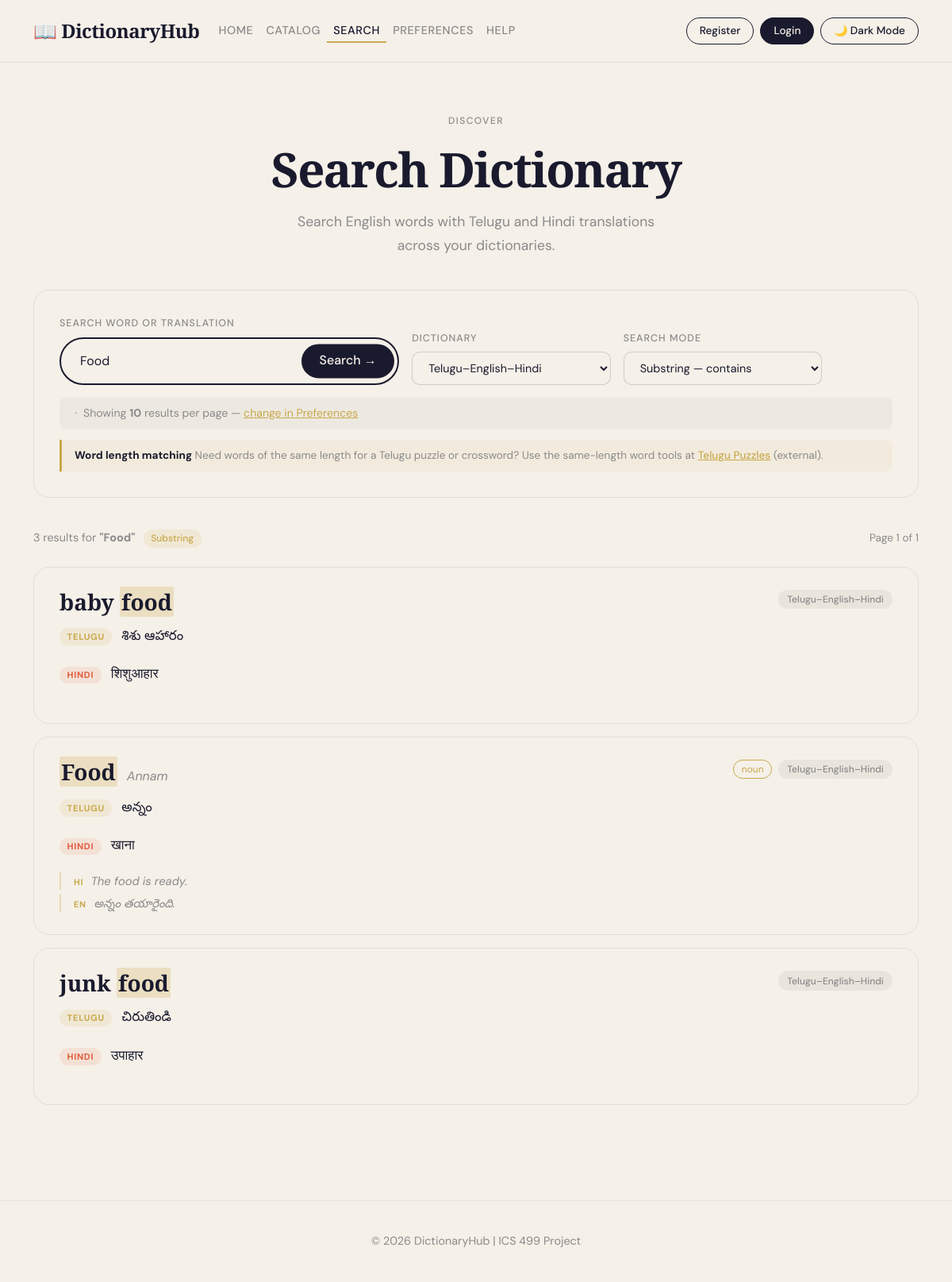
Screenshot of /index.php?page=search&q=Food&mode=substring with the database file from the repository.
### tables this page shows
CREATE TABLE `dictionary_entries` (
  `id` int(10) UNSIGNED NOT NULL,
  `dictionary_id` int(10) UNSIGNED NOT NULL,
  `word` varchar(500) DEFAULT NULL,
  `telugu` varchar(500) DEFAULT NULL,
  `hindi` varchar(500) DEFAULT NULL,
  `transliteration` varchar(500) DEFAULT NULL,
  `part_of_speech` varchar(100) DEFAULT '',
  `example_source` text DEFAULT NULL,
  `example_target` text DEFAULT NULL,
  `created_at` timestamp NOT NULL DEFAULT current_timestamp()
);

CREATE TABLE `dictionaries` (
  `id` int(10) UNSIGNED NOT NULL,
  `name` varchar(255) NOT NULL,
  `description` text DEFAULT NULL,
  `source_lang` varchar(50) NOT NULL DEFAULT 'Telugu',
  `target_lang` varchar(50) NOT NULL DEFAULT 'English',
  `created_by` int(10) UNSIGNED DEFAULT NULL,
  `created_at` timestamp NOT NULL DEFAULT current_timestamp()
);

### index.php (called while the page is built, shortened)
<?php
require_once 'includes/db.php';
require_once 'includes/preferences_helper.php';
$page = isset($_GET['page']) ? $_GET['page'] : 'home';
?>
<?php include 'includes/header.php'; ?>
<?php include "pages/{$page}.php"; ?>
<?php include 'includes/footer.php'; ?>

### includes/preferences_helper.php (called while the page is built, shortened)
<?php
function get_preference($key, $db, $user_id = null) {
    $cookie_val = get_cookie_pref($key);
    return get_default_pref($key);
}
function get_cookie_pref($key) {
    switch ($key) {
        case 'theme':
            $val = $_COOKIE[COOKIE_THEME] ?? null;
            return ($val && in_array($val, VALID_THEMES)) ? $val : null;
        case 'results_per_page':
            $val = isset($_COOKIE[COOKIE_RESULTS]) ? intval($_COOKIE[COOKIE_RESULTS]) : null;
            return ($val && in_array($val, VALID_RESULTS)) ? $val : null;
        case 'default_dict':
            $val = isset($_COOKIE[COOKIE_DICT]) ? intval($_COOKIE[COOKIE_DICT]) : null;
            return ($val && $val > 0) ? $val : null;
    }
    return null;
}
function get_default_pref($key) {
    return match($key) {
        'theme'            => DEFAULT_THEME,
        'results_per_page' => DEFAULT_RESULTS,
        'default_dict'     => DEFAULT_DICT_ID,
        default            => null,
    };
}
function load_all_preferences($db, $user_id = null) {
    return [
        'theme'            => get_preference('theme',            $db, $user_id),
        'results_per_page' => get_preference('results_per_page', $db, $user_id),
        'default_dict'     => get_preference('default_dict',     $db, $user_id),
    ];
}

### includes/dictionary_search.php (called while the page is built, shortened)
<?php
function indiclex_build_like_pattern(string $mode, string $query): string
{
    return match ($mode) {
        'exact'     => $query,
        'prefix'    => $query . '%',
        'suffix'    => '%' . $query,
        'substring' => '%' . $query . '%',
        default     => '%' . $query . '%',
    };
}
function indiclex_dictionary_search(mysqli $db, string $query, string $mode, $dict_id, int $limit, int $offset): array
{
    $pattern = indiclex_build_like_pattern($mode, $query);
    $limit   = max(1, $limit);
    $offset  = max(0, $offset);
    try {
        if ($dict_id === 'all' || $dict_id === '') {
            $where      = '(de.word LIKE ? OR de.telugu LIKE ? OR de.hindi LIKE ? OR de.transliteration LIKE ?)';
            $count_sql  = "SELECT COUNT(*) AS total FROM dictionary_entries de WHERE {$where}";
            $result_sql = "SELECT de.*, d.name AS dictionary_name
                           FROM dictionary_entries de
                           JOIN dictionaries d ON de.dictionary_id = d.id
                           WHERE {$where}
                           ORDER BY de.word ASC
                           LIMIT ? OFFSET ?";
            $count_stmt = $db->prepare($count_sql);
            if (!$count_stmt) {
                return ['ok' => false, 'error' => $db->error];
            }
            $count_stmt->bind_param('ssss', $pattern, $pattern, $pattern, $pattern);
            $count_stmt->execute();
            $total = (int) $count_stmt->get_result()->fetch_assoc()['total'];
            $count_stmt->close();
            $stmt = $db->prepare($result_sql);
            if (!$stmt) {
                return ['ok' => false, 'error' => $db->error];
            }
            $stmt->bind_param('ssssii', $pattern, $pattern, $pattern, $pattern, $limit, $offset);
        } else {
            $dict_id_int = (int) $dict_id;
            $where       = '(de.word LIKE ? OR de.telugu LIKE ? OR de.hindi LIKE ? OR de.transliteration LIKE ?) AND de.dictionary_id = ?';
            $count_sql   = "SELECT COUNT(*) AS total FROM dictionary_entries de WHERE {$where}";
            $result_sql  = "SELECT de.*, d.name AS dictionary_name
                            FROM dictionary_entries de
                            JOIN dictionaries d ON de.dictionary_id = d.id
                            WHERE {$where}
                            ORDER BY de.word ASC
                            LIMIT ? OFFSET ?";
            $count_stmt = $db->prepare($count_sql);
            $count_stmt->bind_param('ssssi', $pattern, $pattern, $pattern, $pattern, $dict_id_int);
            $count_stmt->execute();
            $total = (int) $count_stmt->get_result()->fetch_assoc()['total'];
            $stmt = $db->prepare($result_sql);
            $stmt->bind_param('ssssiii', $pattern, $pattern, $pattern, $pattern, $dict_id_int, $limit, $offset);
        }
        $stmt->execute();
        $res  = $stmt->get_result();
        $rows = [];
        while ($row = $res->fetch_assoc()) {
            $rows[] = $row;
        }
        return ['ok' => true, 'total' => $total, 'rows' => $rows];
    } catch (Throwable $e) {
        return ['ok' => false, 'error' => $e->getMessage()];
    }
}

### pages/search.php (the view, shortened to what this page needs)
<?php
require_once __DIR__ . '/../includes/db.php';
require_once __DIR__ . '/../includes/preferences_helper.php';
require_once __DIR__ . '/../includes/dictionary_search.php';
$prefs = load_all_preferences($db, null);
$results_per_page = $prefs['results_per_page'];
$query       = trim($_GET['q']           ?? '');
$mode        = $_GET['mode']             ?? 'substring';
$dict_id     = $_GET['dictionary_id']   ?? $prefs['default_dict'];
$page        = max(1, intval($_GET['p'] ?? 1));
$offset      = ($page - 1) * $results_per_page;
$dictionaries = [];
$dict_result  = $db->query("SELECT id, name FROM dictionaries ORDER BY name ASC");
if ($dict_result) {
    while ($row = $dict_result->fetch_assoc()) {
        $dictionaries[] = $row;
    }
}
$results    = [];
$total      = 0;
$searched   = false;
$error      = '';
if ($query !== '') {
    $searched = true;
    $run = indiclex_dictionary_search($db, $query, $mode, $dict_id, $results_per_page, $offset);
    if (!empty($run['ok'])) {
        $total   = (int) $run['total'];
        $results = $run['rows'];
    } else {
        $error = $run['error'] ?? 'Search failed';
    }
    $total_pages = $results_per_page > 0 ? (int) ceil($total / $results_per_page) : 0;
}
$script_dir      = dirname($_SERVER['SCRIPT_NAME'] ?? '');
$api_search_path = ($script_dir === '/' || $script_dir === '\\') ? '/api/search.php' : rtrim($script_dir, '/') . '/api/search.php';
function highlight($text, $query) {
    $escaped = preg_quote($query, '/');
    $safe    = htmlspecialchars($text);
    return preg_replace('/(' . $escaped . ')/iu', '<mark>$1</mark>', $safe);
}
?>
<section class="search-page-section">
  <div class="container">
    <div class="page-header">
      <div class="section-label">Discover</div>
      <h1 class="page-title">Search Dictionary</h1>
      <p class="page-subtitle">Search English words with Telugu and Hindi translations across your dictionaries.</p>
    </div>
    <div class="search-form-card">
      <form method="GET" action="index.php">
        <div class="row g-3 align-items-end">
          <div class="col-12 col-md-5">
            <label class="search-form-label">Search Word or Translation</label>
            <div class="search-wrap search-wrap-autocomplete" style="max-width:100%;">
              <input
                type="text"
                name="q"
                id="search-q-input"
                value="<?php echo htmlspecialchars($query); ?>"
                placeholder='e.g. पानी or "water"'
                autocomplete="off"
                data-api-search="<?php echo htmlspecialchars($api_search_path, ENT_QUOTES, 'UTF-8'); ?>"
                aria-autocomplete="list"
                aria-controls="search-autocomplete-list"
                aria-expanded="false"
              >
              <button type="submit">Search →</button>
            </div>
          </div>
          <div class="col-12 col-md-3">
            <label class="search-form-label">Dictionary</label>
            <select name="dictionary_id" id="search-dictionary-select" class="pref-select w-100">
              <?php foreach ($dictionaries as $d): ?>
                <option value="<?php echo $d['id']; ?>" <?php echo $dict_id == $d['id'] ? 'selected' : ''; ?>>
                  <?php echo htmlspecialchars($d['name']); ?>
                </option>
              <?php endforeach; ?>
            </select>
          </div>
          <div class="col-12 col-md-3">
            <label class="search-form-label">Search Mode</label>
            <select name="mode" id="search-mode-select" class="pref-select w-100">
              <option value="substring" <?php echo $mode === 'substring' ? 'selected' : ''; ?>>Substring — contains</option>
            </select>
          </div>
        </div>
        <div class="mode-hint">
          &nbsp;·&nbsp; Showing <strong><?php echo $results_per_page; ?></strong> results per page
          — <a href="index.php?page=preferences" style="color:var(--gold);">change in Preferences</a>
        </div>
        <div class="word-length-match-callout">
          <strong>Word length matching</strong>
          <span class="word-length-match-text">
            Need words of the same length for a Telugu puzzle or crossword?
            Use the same-length word tools at
            <a href="https://telugupuzzles.com/apps.php" target="_blank" rel="noopener noreferrer">Telugu Puzzles</a>
            (external).
          </span>
        </div>
      </form>
    </div>
    <?php if ($searched): ?>
      <?php if ($error !== ''): ?>
        <div class="alert alert-danger search-error-banner" role="alert">
          <?php echo htmlspecialchars($error); ?>
        </div>
      <?php else: ?>
        <div class="results-meta">
          <span class="results-count">
            <?php echo number_format($total); ?> result<?php echo $total !== 1 ? 's' : ''; ?>
            for <strong>"<?php echo htmlspecialchars($query); ?>"</strong>
            <span class="results-mode-badge"><?php echo $mode; ?></span>
          </span>
          <span class="results-page-info">
            Page <?php echo $page; ?> of <?php echo $total_pages; ?>
          </span>
        </div>
        <div class="results-list">
          <?php foreach ($results as $entry): ?>
            <div class="result-card">
              <div class="result-card-header">
                <div class="result-left">
                  <span class="result-word">
                    <?php echo highlight($entry['word'], $query); ?>
                  </span>
                  <?php if (!empty($entry['transliteration'])): ?>
                    <span class="result-phonetic">
                      <?php echo highlight($entry['transliteration'], $query); ?>
                    </span>
                  <?php endif; ?>
                </div>
                <div class="result-right">
                  <?php if (!empty($entry['part_of_speech'])): ?>
                    <span class="word-card-pos"><?php echo htmlspecialchars($entry['part_of_speech']); ?></span>
                  <?php endif; ?>
                  <span class="result-dict-badge"><?php echo htmlspecialchars($entry['dictionary_name']); ?></span>
                </div>
              </div>
              <?php if (!empty($entry['telugu'])): ?>
                <div class="result-translation-row">
                  <span class="translation-lang-badge telugu-badge">Telugu</span>
                  <span class="result-definition"><?php echo highlight($entry['telugu'], $query); ?></span>
                </div>
              <?php endif; ?>
              <?php if (!empty($entry['hindi'])): ?>
                <div class="result-translation-row">
                  <span class="translation-lang-badge hindi-badge">Hindi</span>
                  <span class="result-definition"><?php echo highlight($entry['hindi'], $query); ?></span>
                </div>
              <?php endif; ?>
              <?php if (!empty($entry['example_source'])): ?>
                <div class="result-examples">
                  <p class="result-example">
                    <span class="example-lang">HI</span>
                    <?php echo htmlspecialchars($entry['example_source']); ?>
                  </p>
                  <?php if (!empty($entry['example_target'])): ?>
                    <p class="result-example">
                      <span class="example-lang">EN</span>
                      <?php echo htmlspecialchars($entry['example_target']); ?>
                    </p>
                  <?php endif; ?>
                </div>
              <?php endif; ?>
            </div>
          <?php endforeach; ?>
        </div>
      <?php endif; ?>
    <?php endif; ?>
  </div>
</section>

### rows the page displays
dictionary_entries: word "baby food శిశు ఆహారం शिशुआहार", dictionary.name "Telugu–English–Hindi"
dictionary_entries: word "Food Annam అన్నం खाना", part_of_speech "noun", dictionary.name "Telugu–English–Hindi", example_source "The food is ready.", example_target "అన్నం తయారైంది."
dictionary_entries: word "junk food చిరుతిండి उपाहार", dictionary.name "Telugu–English–Hindi"

### other values shown
$results_per_page "10"
$total "3"
$query "Food"
$mode "Substring"
$page "1"
$total_pages "1"
form field dictionary_id "Telugu–English–Hindi"
